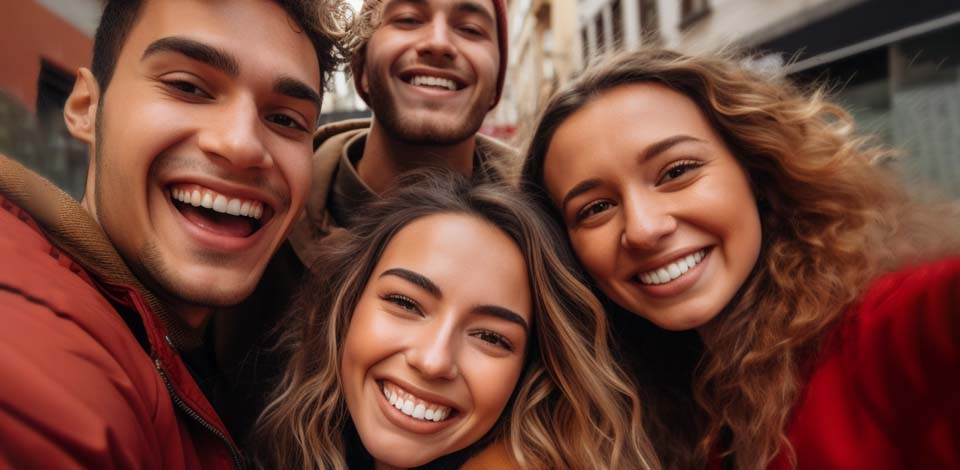
#> input picture OpenCV/gp1.jpg, 960 x 470 px, found by its file name
$ python introduction.py
#> lines starting #> are read from the running program, lines starting #| are printed output that depends on the picture; after the words box and inside, x2 and y2 are one past the last pixel; in counts of white or black regions, pixels touching at a corner belong together
import cv2

img = cv2.imread('/home/arun/Lum/OpenCV/gp1.jpg')
#> img is the input picture: shape (470, 960, 3); mean B, G, R 55.7, 68, 113.7
img1 = cv2.imread('/home/arun/Lum/OpenCV/gp2.jpg')
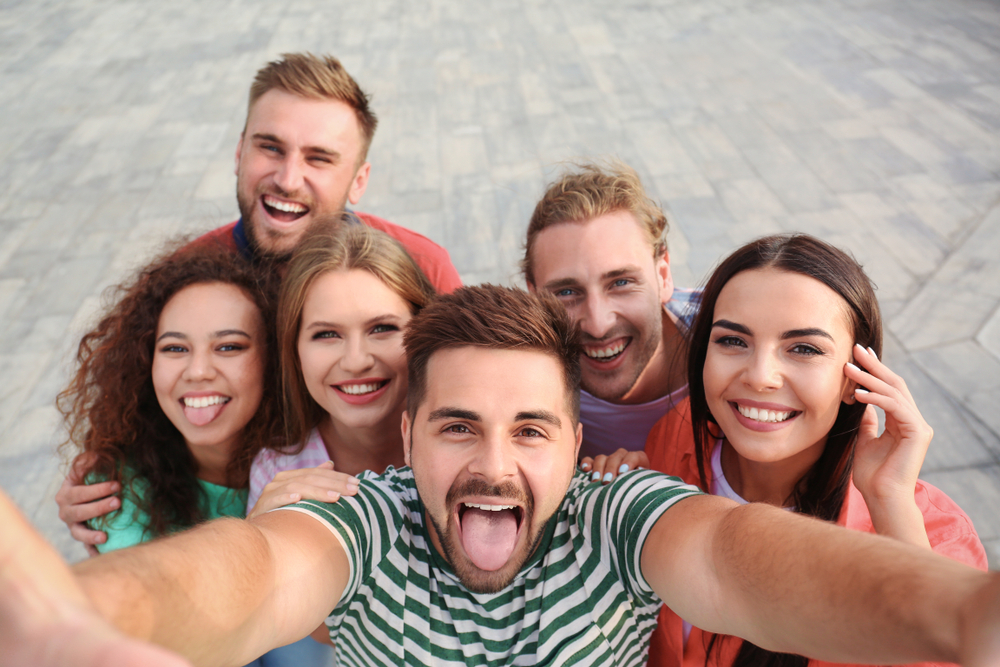
#> input picture OpenCV/gp2.jpg, 1000 x 667 px, found by its file name
#> img1 is the input picture: shape (667, 1000, 3); mean B, G, R 138.6, 149, 173
# print(img)

print(img.shape)  # (h,w,c) c -> rgb/bw
#| (470, 960, 3)
resized_image = cv2.resize(img1,(640,480))
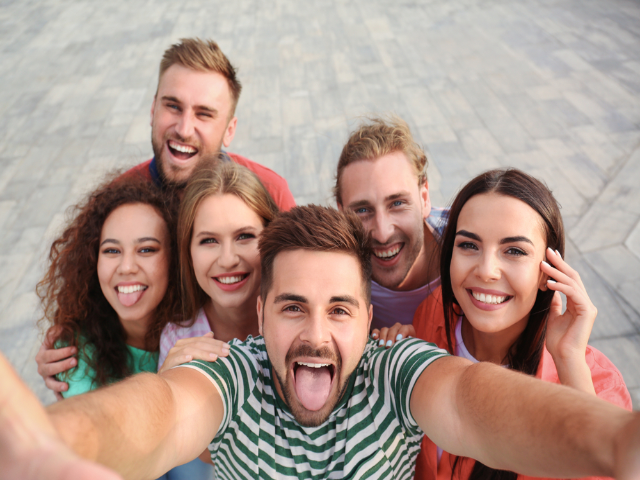
#> resized_image: shape (480, 640, 3); mean B, G, R 138.5, 148.9, 172.9


gray_img = cv2.cvtColor(img,cv2.COLOR_BGR2GRAY)
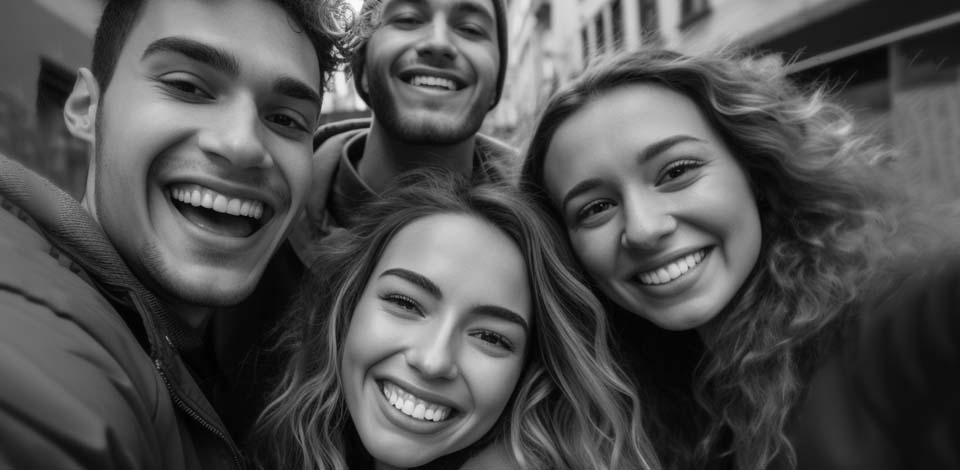
#> gray_img: shape (470, 960); min 0, max 254, mean 80.3

(thresh,bw_img) = cv2.threshold(gray_img,128,255,cv2.THRESH_BINARY | cv2.THRESH_OTSU)
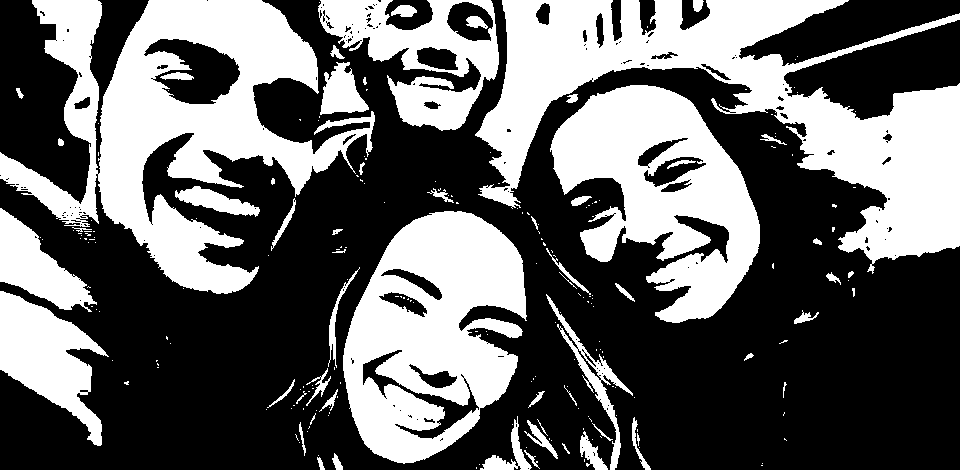
#> bw_img: shape (470, 960); 39.8% white; 222 white regions (162 under 20 px), largest, box (x1, y1, x2, y2) and area: (475, 0, 960, 274) 47462, (0, 0, 375, 294) 42745, (343, 211, 527, 464) 29570
#> thresh = 89
print(thresh)
#| 89.0

# rectangle
img1_rec = cv2.rectangle(img1,pt1=(272,220),pt2=(426,436),color=(0,0,255),thickness=2)

# circle
img1_circle = cv2.circle(img1,center=(778,364),radius=120,color=(0,255,0),thickness=2)

# text
img1_text = cv2.putText(img1,text='luminar',org=(668,45),fontFace=cv2.FONT_HERSHEY_COMPLEX,fontScale=2,color=(255,255,0),thickness=3)

cv2.imwrite('gp1_gray.jpg',gray_img)
cv2.imwrite('gp1_bw.jpg',bw_img)

cv2.imshow('image',bw_img)
cv2.imshow('image2',resized_image)
cv2.imshow('image3',img1_rec)
cv2.waitKey()
cv2.destroyAllWindows()
